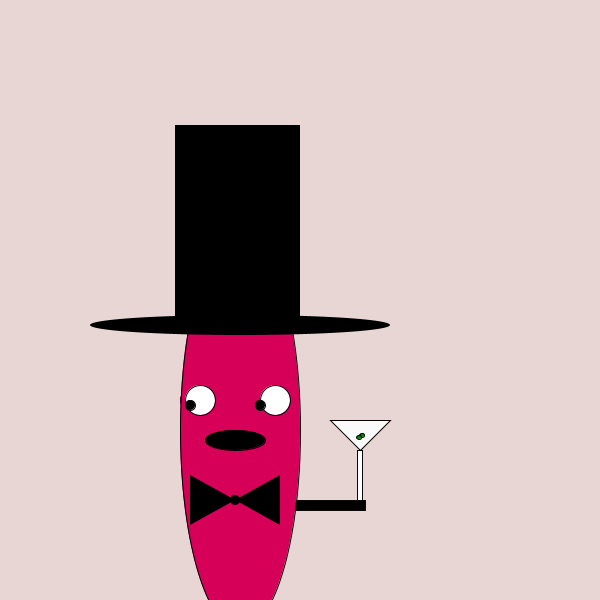
Frame 1 (no input)
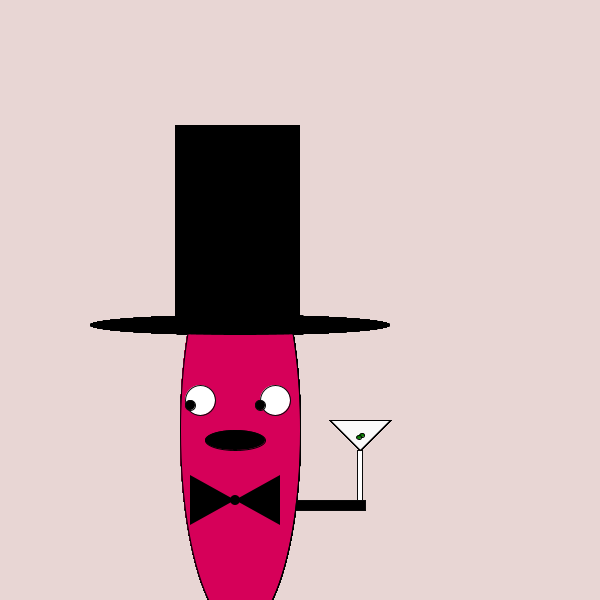
Frame 60 (the mouse pressed at the canvas centre just before this capture)
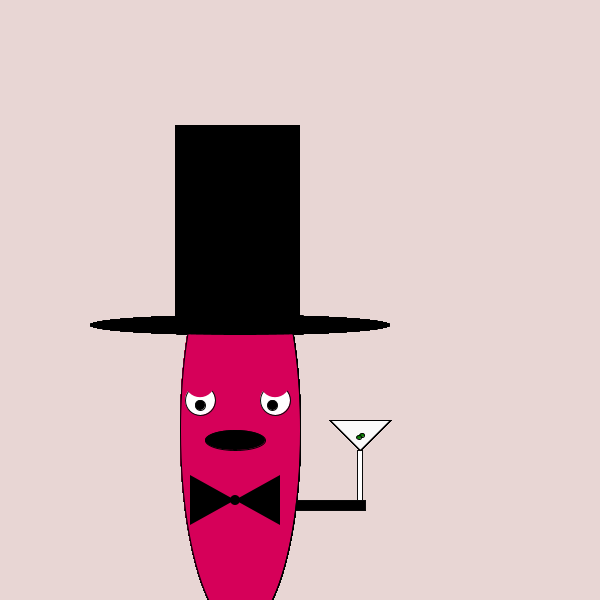
Frame 120 (the mouse held since frame 60 and released just before this capture)

The Processing sketch that drew these frames (run headless with seeded random() and noise(); from frame 60 on, the mouse is pressed at the canvas centre):

// Processing sketch: processing_33498
// ── processing_33498.pde

void setup(){
  size(600,600);
  background(232,214,212);
}

void draw(){
  //eyes
  fill(255);
  stroke(10);
  ellipse(275,400,30,30);
  ellipse(200,400,30,30);
  
  float leftEyePos = map(mouseX,0,height,260,285);
  float rightEyePos = map(mouseX,0,width,190,210);
  fill(0,0,0);
  ellipse(leftEyePos,400,20,20);
  ellipse(rightEyePos,400,20,20);
  //float lidPos = map(mouseY,100,height,100,600);
  //rect(0,0,width,lidPos);
  
  //arm and martini
  fill(0);
  rect(290,500,75,10);
  fill(255);
  rect(357,450,5,50);
  
  fill(250);
  stroke(1);
  triangle(360,450,330,420,390,420);
  
  fill(11,131,5);
  ellipse(362,435,5,4);
  ellipse(359,437,5,4);
//pink monster face
  fill(214,0,89);
  ellipse(240,430,120,400);
  //mouth
  fill(0);
  ellipse(235,440,60,20);
  //eyes
  fill(255);
  stroke(10);
  ellipse(275,400,30,30);
  ellipse(200,400,30,30);
  
  //pupils
  fill(0);
  ellipse(leftEyePos,405,10,10);
  ellipse(rightEyePos,405,10,10);
  
  float leftLidPos = map(mouseY,10,height,365,400);
  fill(214,0,89);
  noStroke();
  ellipse (200,leftLidPos,30,30);// (x,y, radius, radius)
  ellipse(275,leftLidPos,30,30);
  
  //top hat and bowtie
  fill(0);
  ellipse(240,325,300,20);
  
  fill(0);
  rect(175,125,125,200);
  
  fill(0);
  triangle(190,525,235,500,190,475);
  
  fill(0);
  triangle(235,500,280,475,280,525);
  
  fill(0);
  ellipse(235,500,10,10);
  
 
}
